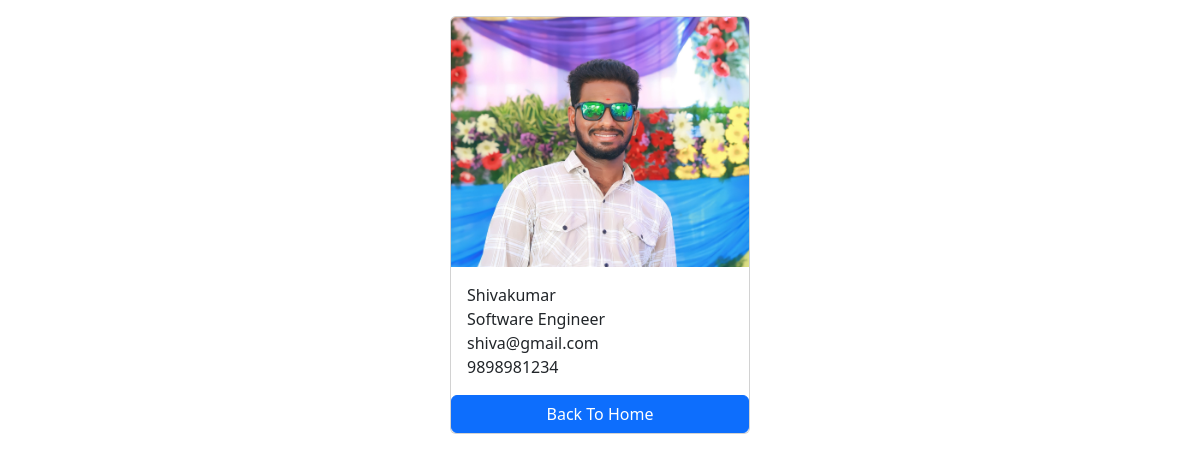
Page /employees/3/ on the committed database.
### salary/models.py (models this page shows)
class Employee(models.Model):
    first_name=models.CharField(max_length=100)
    last_name=models.CharField(max_length=100)
    photo=models.ImageField(upload_to='images')
    designation=models.CharField(max_length=100)
    email_address=models.EmailField(max_length=100,unique=True)
    phone_number=models.CharField(max_length=10,blank=True)

### salary/views.py (the view)
# urls.py: path('<int:pk>/',views.employee_detail,name='employee_detail'),
def employee_detail(request,pk):
    employee=get_object_or_404(Employee,pk=pk)
    context={
        'employee':employee,
    }
    return render(request,'employee_detail.html',context)

### templates/employee_detail.html (shortened to what this page needs)
<!DOCTYPE html>
<html lang="en">
<head>
    <link href="https://cdn.jsdelivr.net/npm/bootstrap@5.3.2/dist/css/bootstrap.min.css" rel="stylesheet">
</head>
<body>
    <div class="container mt-3">
        <div class="card mx-auto" style="width:300px">
            <img src="{{employee.photo.url}}" class="card-img-top">
            <div class="card-body">
            <p class="card-text m-0">{{employee.first_name}}{{employee.last_name}}</p>
            <p class="card-text m-0">{{employee.designation}}</p>
            <p class="card-text m-0">{{employee.email_address}}</p>
            <p class="card-text m-0">{{employee.phone_number}}</p>
            </div>
            <a href="{% url "home" %}" class="btn btn-primary">Back To Home</a>
        </div>
    </div>
</body>
</html>

### rows in the picture
Employee: photo (picture), first_name "Shiva", last_name "kumar", designation "Software Engineer", email_address "shiva@gmail.com", phone_number "9898981234"
